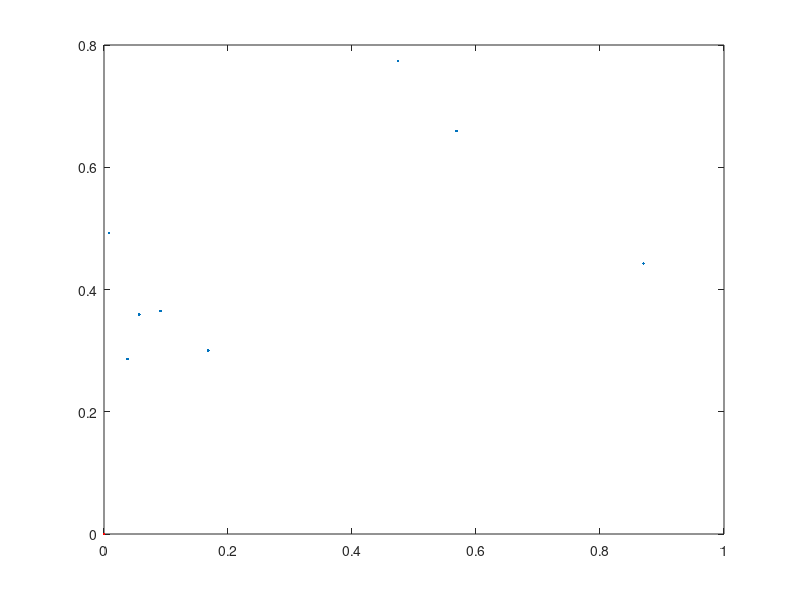
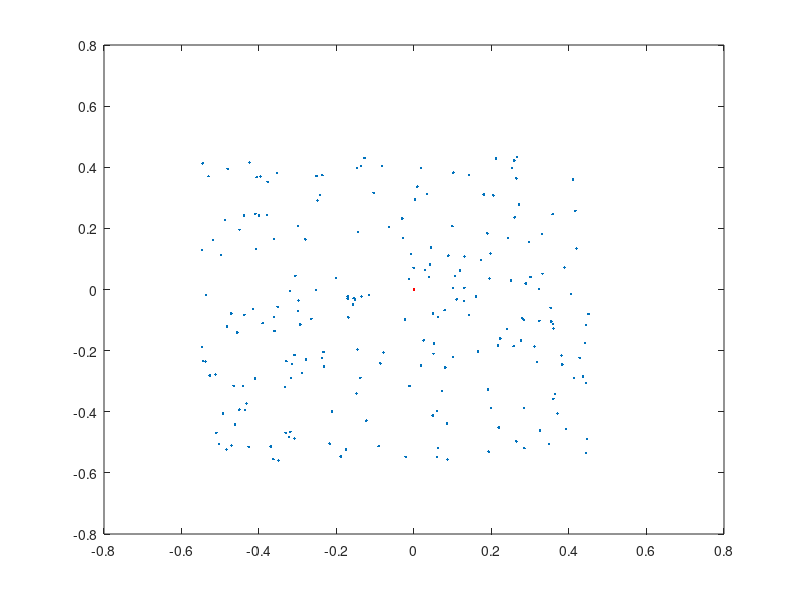

Write MATLAB code to recreate these figures, in order.
clear all;
lambda=200;
npoints = poissrnd(lambda);
pproc = rand(npoints, 2)-0.5;
XY_dar = 0.5*rand(1,2);
pp = pproc - repmat(XY_dar,npoints,1);
n1 = 2;
med_proc = rand(8,2);

figure(1)
plot(med_proc(:,1),med_proc(:,2),'.');
hold on;
plot(0,0,'.r')

figure(2)
plot(pp(:,1),pp(:,2),'.');
hold on;
plot(0,0,'.r');